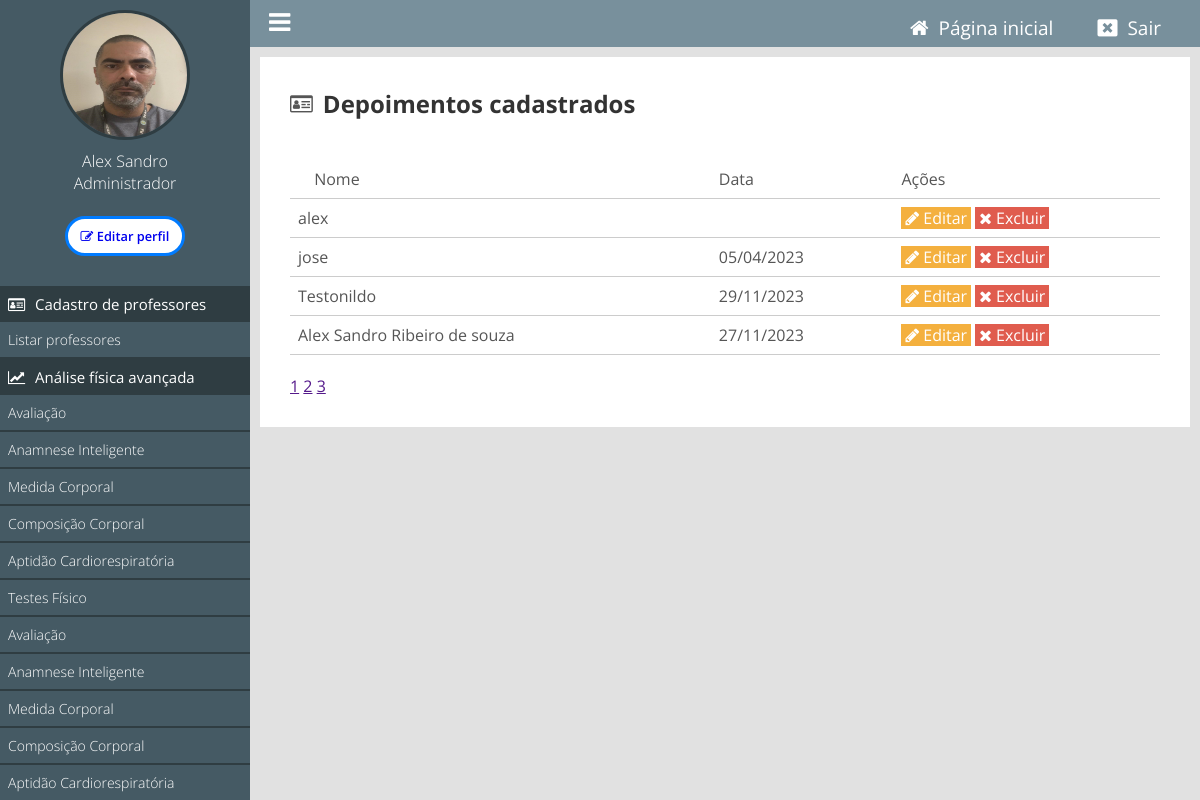
Screenshot of /painel/listar-depoimentos (signed in) with the database file from the repository.
### classes/MySql.php (called while the page is built)
<?php
    class MySql{
        private static $pdo;
        public static function conectar(){
            if(self::$pdo == null){
                try{
                    self::$pdo = new PDO('mysql:host='.HOST.';dbname='.DATABASE,USER,PASSWORD,array(PDO::MYSQL_ATTR_INIT_COMMAND => "SET NAMES utf8"));
                    self::$pdo->setAttribute(PDO::ATTR_ERRMODE,PDO::ERRMODE_EXCEPTION);
                }catch(Exception $e) {
                    echo 'erro ao conectar, tente novamente mais tarde';
                }
            }
            return self::$pdo;
        }
    }
?>

### painel/pages/listar-depoimentos.php (the view)
<?php
    $depoimentos = Painel::selectAll('tb_site.depoimentos');
?>
<div class="box-content">
<h2><i class="fa fa-id-card-o" aria-hidden="true"></i> Depoimentos cadastrados</h2>
    <div class="wraper-table">
        <table>
            <tr>
                <td><i class="far fa-id-card" aria-hidden="true"></i> Nome</td>
                <td>Data</td>
                <td>Ações</td>
            </tr>
            <?php
                foreach ($depoimentos as $key => $value) {
            ?>
            <tr>
                <td><?php echo $value['nome']; ?></td>
                <td><?php echo $value['data']; ?></td>
                <td><a class="btn edit" href=""><i class="fa fa-pencil"></i> Editar</a>
                <a class="btn delete" href=""><i class="fa fa-times"></i> Excluir</a></td>
            </tr>
            <?php } ?>
        </table>
    </div>
    <div class="paginacao">
        <a class="page-selected" href="">1</a>
        <a href="">2</a>
        <a href="">3</a>
    </div>
</div>

### painel/css/style.css (style rules this page uses)
* { margin: 0; padding: 0; box-sizing: border-box; font-family: "Open Sans", sans-serif; }
html, body { height: 100%; background: rgb(225, 225, 225); }
body { overflow-x: hidden; }
.box-content { background: white; padding: 30px; margin-bottom: 20px; }
.wraper-table { overflow-x: auto; }
table { margin: 20px 0; width: 100%; border-collapse: collapse; min-width: 900px; }
table tr { color: #555; border-bottom: 1px solid #ccc; }
table td { padding: 8px; }
table a.btn { text-decoration: none; padding: 0 4px; color: white; font-size: 16px; }
a.btn.edit { background: #f4b03e; }
a.btn.delete { background: #e05c4e; }
.box-content h2 { font-size: 24px; color: #333; margin-bottom: 20px; display: flex; align-items: center; gap: 10px; }
.box-content h2 i { font-size: 20px; color: #555; }
.btn { padding: 10px 20px; border: none; cursor: pointer; }
.btn.delete { background-color: #e74c3c; color: white; }

### rows the page displays
tb_site.depoimentos: nome "alex"
tb_site.depoimentos: nome "jose", data "05/04/2023"
tb_site.depoimentos: nome "Testonildo", data "29/11/2023"
tb_site.depoimentos: nome "Alex Sandro Ribeiro de souza", data "27/11/2023"

### other values shown
$_SESSION['nome'] "Alex Sandro"
pegaCargo($_SESSION['cargo']) "Administrador"
